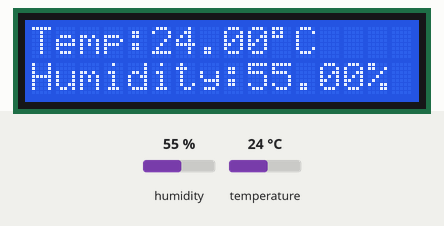
Simulated run of this sketch. Board: Arduino Uno, built with avr-gcc and run on an emulated ATmega328P. On the bench: 16×2 character LCD. Inputs (shaded band) come from the test bench; at power-on: humidity 55 %, temperature 24 °C. What the sketch prints to the serial monitor is not drawn.

Above: at 2.7 s.
2.8 s: humidity set to 22 %
At 4.6 s:
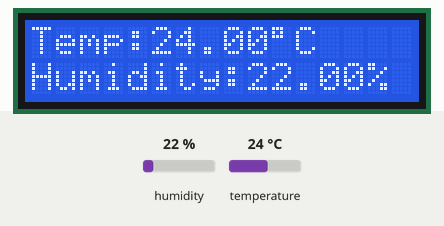
5.8 s: temperature set to 12 °C
At 7.1 s:
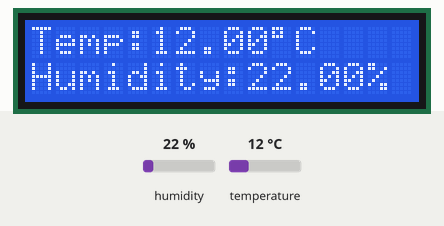
8.8 s: humidity set to 40 %
At 10.7 s:
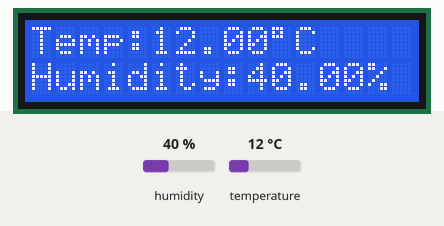
11.8 s: temperature set to 19 °C
At 13.1 s:
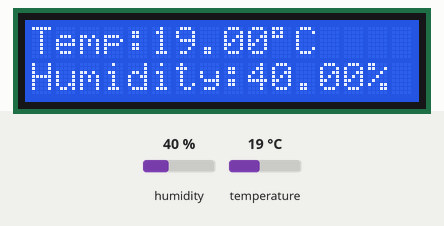
Timing chart, 0 to 14.8 s (numbered marks = the images above; inputs shaded):
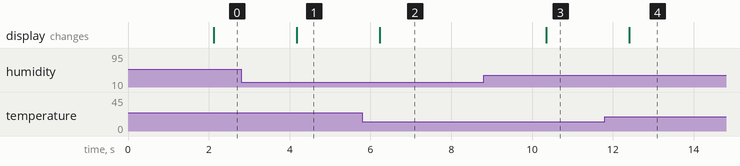

Measured:
- after the input at 2.8 s, the display: changes after 1.4 s (image 1)
- after the input at 5.8 s, the display: changes after 0.43 s (image 2)
- after the input at 8.8 s, the display: changes after 1.5 s (image 3)
- after the input at 11.8 s, the display: changes after 0.61 s (image 4)

The sketch:

DHT11_001.ino
```cpp
#include "DHT.h"  // DHT Bibliothek einbinden
#include "Wire.h" // Wire Bibliothek einbinden
#include "LiquidCrystal_I2C.h" // LiquidCrystal_I2C Bibliothek einbinden
#define DHTPIN 19 // DHT11-Pin

// Welcher DHT-Typ wird verwendet
#define DHTTYPE DHT11 // DHT 11
//#define DHTTYPE DHT22 // DHT 22 (AM2302), AM2321
//#define DHTTYPE DHT21 // DHT 21 (AM2301)

LiquidCrystal_I2C lcd(0x27, 16, 2);
DHT dht(DHTPIN, DHTTYPE);

void setup() {
  Serial.begin(9600);
  dht.begin(); // DHT initialisieren
  lcd.begin(); // LCD initialisieren
}

void loop() {
  delay(2000); // Kurze Pause
  float h = dht.readHumidity();    // Feuchtigkeit ermitteln
  float t = dht.readTemperature(); // Temperatur ermitteln
  if (isnan(h) || isnan(t)) {
    Serial.println("Failed to read from DHT sensor!");
    return;
  }

  lcd.setCursor(0,0);
  lcd.print("Temp:");

  lcd.setCursor(0,0);
  lcd.print("Temp:");
  lcd.print(t);
  lcd.print("\337"); // Grad-Zeichen
  lcd.print("C");

  lcd.setCursor(0,1);
  lcd.print("Humidity:");
  lcd.print(h);
  lcd.print("%");

  Serial.print("Humidity: ");
  Serial.print(h);
  Serial.print(" %\t");
  Serial.print("Temperature: ");
  Serial.print(t);
  Serial.println("*C ");
}
```
